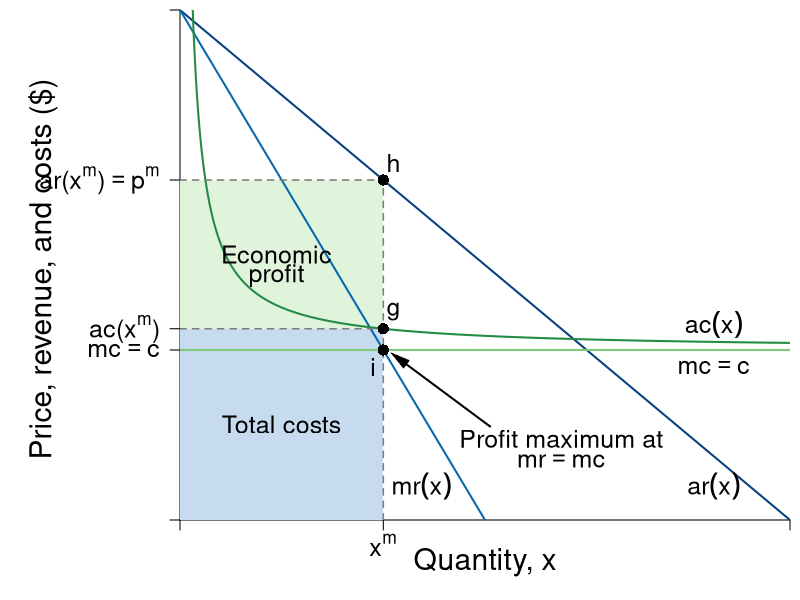

The R script that drew this image:
#Graph Designer: Simon Halliday + Scott Cohn
#Authors: Bowles and Halliday
#Title: Coordination, Conflict and Competition: A Text in Microeconomics

require(shape)
pdf(file = "firmmarketsupply/profit_costs.pdf", width = 9, height = 7)

#Set parameters for graphics
axislabelsize <- 1.8
labelsize <- 1.5
namesize <- 1.8
annotatesize <- 1.5
graphlinewidth <- 2
segmentlinewidth <- 1.5

COL <- c("#7fc97f", "#beaed4", "#fdc086", "#ffff99", "#386cb0", "#f0027f", "#bf5b17", "#666666")
COLA <- c("#e0f3db", "#99d8c9","#66c2a4","#41ae76", "#238b45", "#005824")
COLB <- c("#c6dbef", "#4eb3d3", "#2b8cbe", "#0868ac","#084081")
grays <- gray.colors(25, start = 1, end = 0)
CBCols <- c("#009E73","#0072B2","#E69F00","#CC79A7", "#F0E442")

#Edited the margins to cater for the larger LHS labels
par(mar =  c(4, 9, 0.5, 0.5))

AvgRevenue <- function(x, rmax = 12, xmax = 12){
  rmax - (rmax/xmax)*x
}
  
MRevenue <- function(x, rmax = 12, xmax = 12){
  rmax - 2*(rmax/xmax)*x
}

AvgCost <- function(x, c0 = 2, c1 = 4){
  c0/x + c1
}

xlims <- c(0, 12)
ylims <- c(0, 12)

npts <- 501 
x <- seq(xlims[1], xlims[2], length.out = npts)
y <- seq(ylims[1], ylims[2], length.out = npts) 
a <- c(13, 16.75, 19.25)

plot(0, 0, xlim = xlims, ylim = ylims, type = "n",
     xlab = expression(paste("")),
     ylab = expression(paste("")), 
     xaxt = "n", 
     yaxt = "n", 
     cex.lab = axislabelsize, 
     bty = "n",
     xaxs = "i", 
     yaxs = "i")


ticksy <- c(0, 4, AvgCost(x = 4), AvgRevenue(x = 4), ylims[2])
ylabels <- c(NA, expression(paste(mc == c)), expression(paste(ac, "(", x^m,")")), expression(paste(ar, "(", x^m,")", phantom() == p^m)), NA)
ticksx <- c(0, 4, xlims[2])
xlabels <- c(NA, expression(paste(x^m)), NA)

axis(1, at = ticksx, pos = 0, labels = xlabels, cex.axis = labelsize)
axis(2, at = ticksy, pos = 0, labels = ylabels, las = 1, cex.axis = labelsize)

npts <- 500 
xx1 <- seq(xlims[1], xlims[2], length.out = npts)
xx3 <- seq(2, 6, length.out = npts)

#Draw the polygon for profit
xpoly1 <- c(0, 4, 4, 0, 0)
ypoly1 <- c(AvgCost(x = 4), AvgCost(x = 4), AvgRevenue(x = 4), AvgRevenue(x = 4), AvgCost(x = 4))
polygon(x = xpoly1, y = ypoly1, col = COLA[1], density = NULL, border = NA)

#Draw the polygon for costs
xpoly2 <- c(0, 4, 4, 0, 0)
ypoly2 <- c(0, 0, AvgCost(x = 4), AvgCost(x = 4), AvgCost(x = 4))
polygon(x = xpoly2, y = ypoly2, col = COLB[1], density = NULL, border = NA)

lines(xx1, AvgRevenue(xx1, rmax = 12, xmax = 12), col = COLB[5], lwd = graphlinewidth)
lines(xx1, MRevenue(xx1, rmax = 12, xmax = 12), col = COLB[4], lwd = graphlinewidth)
lines(xx1, AvgCost(xx1, c0 = 2, c1 = 4), col = COLA[5], lwd = graphlinewidth)

#Label the axes
text(0.5*xlims[2], -1, expression(paste("Quantity, ", x)), xpd = TRUE, cex = axislabelsize) 
#mtext(expression(paste("Quantity, ", x)), side = 1, line = 2.5, cex = axislabelsize)
#mtext(expression(paste("Quantity of output, ", x)), side = 1, line = 2.5, cex = axislabelsize)
#text(-3, 0.5*ylims[2], expression(paste("Price, Revenue and Costs, ", list(p, r, ac), " and ", mc)), xpd = TRUE, cex = axislabelsize, srt = 90) 
text(-2.7, 0.5*ylims[2], expression(paste("Price, revenue, and costs ($) ")), xpd = TRUE, cex = axislabelsize, srt = 90) 

#Label curves
text(10.5, 4.6, expression(paste(ac(x))), cex = labelsize)
text(10.5, 3.6, expression(paste(mc == c)), cex = labelsize)
text(10.5, 0.8, expression(paste(ar(x))), cex = labelsize)
text(4.75, 0.8, expression(paste(mr(x))), cex = labelsize)

#Labels cost and profit areas
text(2, 0.5*AvgCost(x = 4), expression("Total costs"), cex = annotatesize)
text(1.9, 6.25, expression("Economic"), cex = annotatesize)
text(1.9, 5.75, expression("profit"), cex = annotatesize)

#Draw segments for total costs
segments(0, AvgRevenue(x = 4), 4, AvgRevenue(x = 4), lty = 2, col = grays[20] , lwd = segmentlinewidth)
segments(4, 0, 4, AvgRevenue(x = 4), lty = 2, col = grays[20] , lwd = segmentlinewidth)

segments(0, AvgCost(x = 4), 4, AvgCost(x = 4), lty = 2, col = grays[20] , lwd = segmentlinewidth)
segments(0, 4, xlims[2], 4, lty = 1, col = COL[1] , lwd = graphlinewidth)

#Label Points for comparison
points(4, MRevenue(x = 4), pch = 16, col = "black", cex = 1.5)
text(3.8, MRevenue(x = 4) - 0.4, expression(i), cex = labelsize)

points(4, AvgCost(x = 4), pch = 16, col = "black", cex = 1.5)
text(4.2, AvgCost(x = 4) + 0.4, expression(g), cex = labelsize)

points(4, AvgRevenue(x = 4), pch = 16, col = "black", cex = 1.5)
text(4.2, AvgRevenue(x = 4) + 0.4, expression(h), cex = labelsize)


#Arrow to mr = mc
text(7.5, 1.9, expression(paste("Profit maximum at")), cex = annotatesize)
text(7.5, 1.4, expression(paste(mr == mc)), cex = annotatesize)
Arrows(6.1, 2.2, 4.3, 3.8, col = "black", lty = 1, lwd = 2, arr.type = "triangle", arr.lwd = 0.5)



dev.off()
